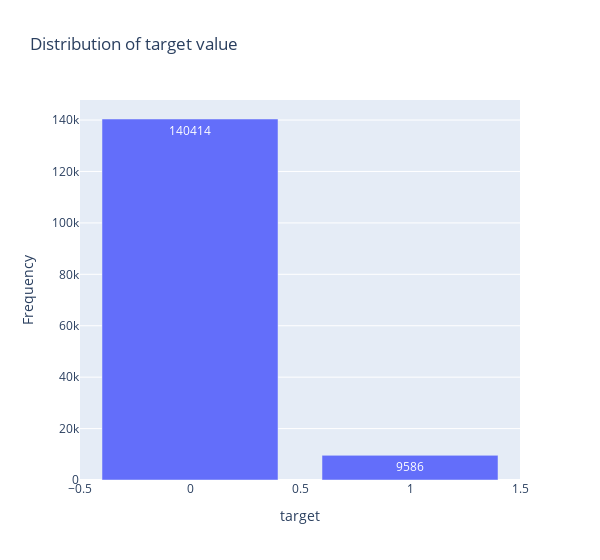

Notebook cell for this chart:
### Code cell


### Figure 1 — Plotly figure (JSON) as saved in the notebook; plotly's stock layout.template omitted (floating-point values rounded to 4 significant figures)
{"data": [{"text": [140414, 9586], "textfont": {"size": 12}, "textposition": "auto", "texttemplate": "%{text}", "type": "bar", "x": [0, 1], "y": [140414, 9586]}], "layout": {"title": {"text": "Distribution of target value"}, "width": 600, "xaxis": {"title": {"text": "target"}}, "yaxis": {"title": {"text": "Frequency"}}}}
